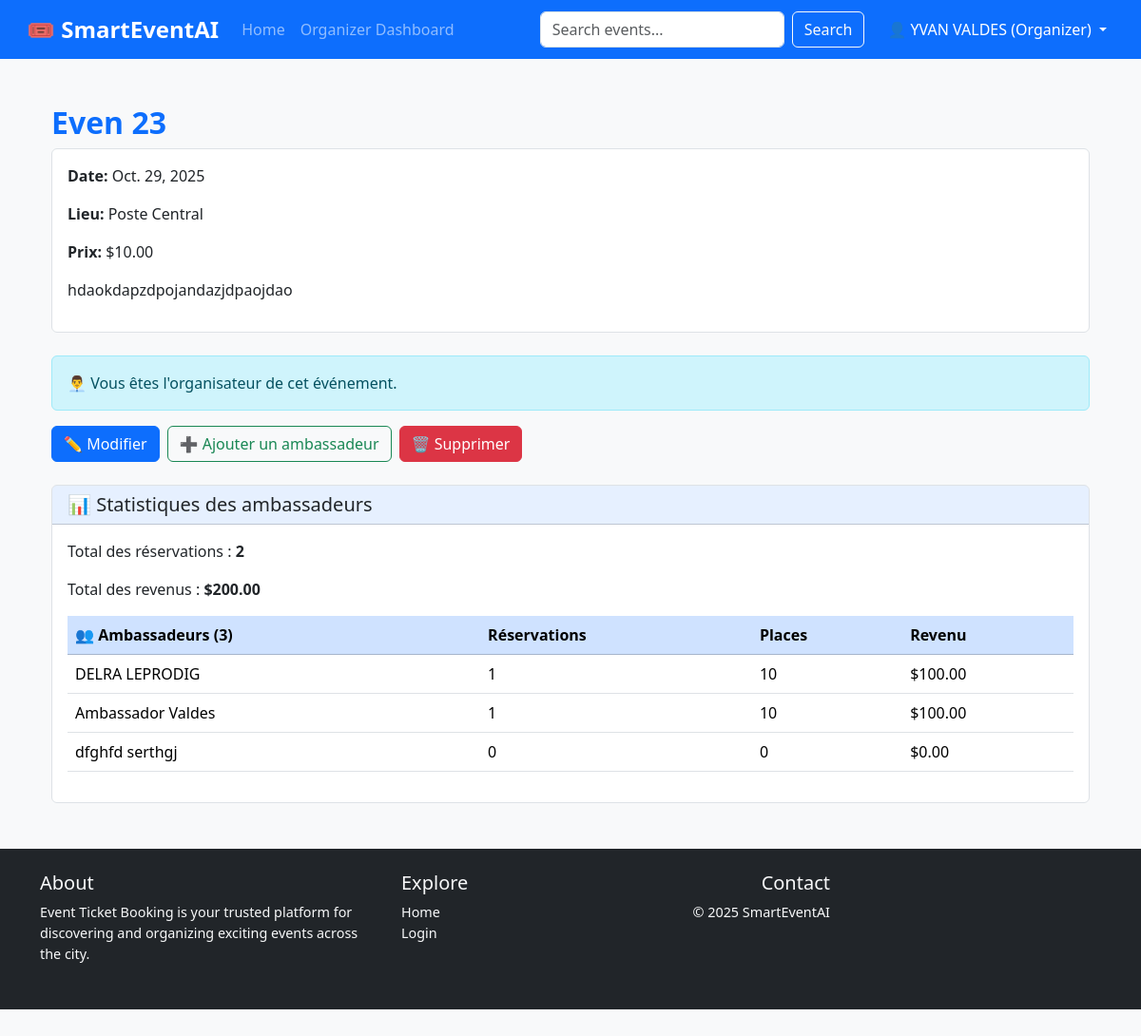
Page /event/secured/o0tJOJ6n3B1QAJKFpsfVIfECb93n6YN6/8/ (signed in) on the committed database.
### user_service/models.py (models this page shows, shortened)
class UserProfile(models.Model):
    ROLE_CHOICES = [
        ('attendee', 'Attendee'),
        ('organizer', 'Organizer'),
        ('ambassador', 'Ambassador'),
    ]
    user = models.OneToOneField(User, on_delete=models.CASCADE)
    role = models.CharField(max_length=20, choices=ROLE_CHOICES)
    secure_token = models.CharField(
        max_length=64,
        unique=True,
        default=generate_secure_token,
        editable=False
    )
    created_at = models.DateTimeField(auto_now_add=True)
    total_tickets_reserved = models.PositiveIntegerField(default=0)
    deleted_events_count = models.PositiveIntegerField(default=0)
    @property
    def full_name(self):
        return f"{self.user.get_full_name()}"

### event_service/models.py (models this page shows, shortened)
class Event(models.Model):
    title = models.CharField(max_length=200)
    description = models.TextField()
    location = models.CharField(max_length=200)
    date = models.DateField()
    ticket_price = models.DecimalField(max_digits=8, decimal_places=2, default=0.00)
    available_tickets = models.PositiveIntegerField(default=0)
    organizer = models.ForeignKey(User, on_delete=models.CASCADE)
    created_at = models.DateTimeField(auto_now_add=True)
    is_deleted = models.BooleanField(default=False)
    ambassadors = models.ManyToManyField(User, blank=True, related_name='ambassador_events')

### Event_Ticket_Booking_System/views.py (the view, shortened to what this page needs)
# urls.py: path('event/secured/<str:secure_token>/<int:event_id>/', event_secure_detail, name='event_secure_detail'),
@login_required
def event_secure_detail(request, secure_token, event_id):
    profile = get_object_or_404(UserProfile, secure_token=secure_token)
    if request.user != profile.user:
        return render(request, 'access_denied.html', status=403)
    event = get_object_or_404(Event, id=event_id)
    user = request.user
    is_organizer = profile.role == 'organizer'
    is_ambassador = profile.role == 'ambassador'
    if not (is_organizer or is_ambassador):
        return render(request, 'access_denied.html', status=403)
    if is_organizer:
        reservations = event.reservation_set.all()
    elif is_ambassador:
        reservations = event.reservation_set.filter(ambassador=user)
    else:
        reservations = Reservation.objects.none()
    context = {
        'event': event,
        'is_organizer': is_organizer,
        'is_ambassador': is_ambassador,
        'reservations': reservations,
        "secure_token": secure_token
    }
    if is_organizer:
        ambassadors = event.ambassadors.all()
        eligible_ambassadors = User.objects.filter(
            userprofile__role="ambassador"
        ).exclude(
            id__in=ambassadors.values_list('id', flat=True)
        )
        ambassador_stats = []
        for ambassador in ambassadors:
            ambassador_reservations = Reservation.objects.filter(
                event=event,
                ambassador=ambassador
            )
            count = ambassador_reservations.count()
            total_places = ambassador_reservations.aggregate(total=Sum('quantity'))['total'] or 0
            total_revenue = ambassador_reservations.aggregate(total=Sum('total_price'))['total'] or 0
            ambassador_stats.append({
                'user': ambassador,
                'reservations_count': count,
                'places': total_places,
                'revenue': total_revenue,
            })
        ambassador_stats.sort(key=lambda x: x['places'], reverse=True)
        total_reservations = Reservation.objects.filter(event=event).count()
        total_revenue = Reservation.objects.filter(event=event).aggregate(
            total=Sum('total_price')
        )['total'] or 0
        context.update({
            'ambassadors': ambassador_stats,  # ✅ maintenant avec stats
            'eligible_ambassadors': eligible_ambassadors,
            'today': date.today().isoformat(),
            'max_date': (date.today() + timedelta(days=3 * 365)).isoformat(),
            'total_reservations': total_reservations,
            'total_revenue': total_revenue,
        })
    return render(request, 'view_detail_event.html', context)

### templates/view_detail_event.html (shortened to what this page needs)
{% extends 'base.html' %}
{% block content %}
<div class="container my-5">
  <h2>{{ event.title }}</h2>
  <div class="card mb-4">
    <div class="card-body">
      <p><strong>Date:</strong> {{ event.date }}</p>
      <p><strong>Lieu:</strong> {{ event.location }}</p>
      <p><strong>Prix:</strong> ${{ event.ticket_price }}</p>
      <p>{{ event.description }}</p>
    </div>
  </div>
  {% if is_organizer %}
    <div class="alert alert-info">
      👨‍💼 Vous êtes l'organisateur de cet événement.
    </div>
    <div class="d-grid gap-2 d-md-flex justify-content-md-start mb-4">
      <button class="btn btn-primary" data-bs-toggle="modal" data-bs-target="#editModal">✏️ Modifier</button>
      <button class="btn btn-outline-success" data-bs-toggle="modal" data-bs-target="#addAmbassadorModal">➕ Ajouter un ambassadeur</button>
      <button class="btn btn-danger delete-btn" data-id="{{ event.id }}">🗑️ Supprimer</button>
    </div>
    <div class="card">
      <div class="card-header bg-primary bg-opacity-10">
        <h5 class="mb-0">📊 Statistiques des ambassadeurs</h5>
      </div>
      <div class="card-body">
        <p>Total des réservations : <strong>{{ total_reservations }}</strong></p>
        <p>Total des revenus : <strong>${{ total_revenue|floatformat:2 }}</strong></p>
        <table class="table table-hover">
            <thead class="table table-primary">
              <tr>
                <th>👥 Ambassadeurs ({{ event.ambassadors.count }})</th>
                <th>Réservations</th>
                <th>Places</th>
                <th>Revenu</th>
              </tr>
            </thead>
          <tbody>
            {% if ambassadors %}
              {% for user in ambassadors %}
                <tr>
                  <td>{{ user.user.userprofile.full_name }}</td>
                  <td>{{ user.reservations_count }}</td>
                  <td>{{ user.places }}</td>
                  <td>${{ user.revenue|floatformat:2 }}</td>
                </tr>
              {% endfor %}
            {% else %}
              <p class="text-muted">Aucun ambassadeur éligible trouvé.</p>
            {% endif %}
          </tbody>
        </table>
      </div>
    </div>
  {% endif %}
</div>
{% endblock %}

### templates/base.html (shortened to what this page needs)
{% load static %}
<!DOCTYPE html>
<html lang="en">
<head>
  <link href="https://cdn.jsdelivr.net/npm/bootstrap@5.3.2/dist/css/bootstrap.min.css" rel="stylesheet" />
  <link rel="stylesheet" href="{% static 'css/style.css' %}" />
</head>
<body>
  <nav class="navbar navbar-expand-lg navbar-dark bg-primary px-3">
    <div class="container-fluid">
      <a class="navbar-brand" href="/">🎟️ SmartEventAI</a>
      <div class="collapse navbar-collapse" id="navbarContent">
        <ul class="navbar-nav me-auto mb-2 mb-lg-0">
          <li class="nav-item"><a class="nav-link" href="/">Home</a></li>
          {% if request.user.is_authenticated %}
            {% if request.user.userprofile.role == 'organizer' %}
              <li class="nav-item">
                <a class="nav-link" href="{% url 'organizer-dashboard' secure_token=request.user.userprofile.secure_token %}">Organizer Dashboard</a>
              </li>
            {% elif request.user.is_superuser %}
              <li class="nav-item">
                <a class="nav-link" href="{% url 'supervisor-panel' %}">Supervisor Panel</a>
              </li>
            {% endif %}
          {% endif %}
        </ul>
        <form class="d-flex me-3" method="get" action="/search/">
          <input class="form-control me-2" type="search" name="q" placeholder="Search events..." aria-label="Search" />
          <button class="btn btn-outline-light" type="submit">Search</button>
        </form>
        <ul class="navbar-nav">
          {% if request.user.is_authenticated %}
            <li class="nav-item dropdown">
              <a class="nav-link dropdown-toggle text-white" href="#" role="button" data-bs-toggle="dropdown">
                👤 {{ request.user.first_name }} ({{ request.user.userprofile.role|capfirst }})
              </a>
            </li>
          {% else %}
            <li class="nav-item"><a class="nav-link" href="{% url 'login' %}">Login</a></li>
            <li class="nav-item"><a class="nav-link" href="{% url 'register' %}">Register</a></li>
            <li class="nav-item">
              <span class="nav-link disabled text-white-50">👤 Not Yet Registered</span>
            </li>
          {% endif %}
        </ul>
      </div>
    </div>
  </nav>
  <main class="container mt-4">
    {% block content %}{% endblock %}
  </main>
  <footer class="bg-dark text-light mt-5 pt-4 pb-3">
    <div class="container">
      <div class="row">
        <div class="col-sm-6 col-md-4 mb-3">
          <h5>About</h5>
          <p>Event Ticket Booking is your trusted platform for discovering and organizing exciting events across the city.</p>
        </div>
        <div class="col-sm-6 col-md-2 mb-3">
          <h5>Explore</h5>
          <ul class="list-unstyled">
            <li><a href="/" class="text-light">Home</a></li>
            <li><a href="{% url 'login' %}" class="text-light">Login</a></li>
          </ul>
        </div>
        <div class="col-sm-6 col-md-3 text-md-end">
          <h5>Contact</h5>
          <p>&copy; 2025 SmartEventAI</p>
        </div>
      </div>
    </div>
  </footer>
</body>
</html>

### static/css/style.css (style rules this page uses)
body { background-color: #f8f9fa; font-family: 'Segoe UI', Tahoma, Geneva, Verdana, sans-serif; margin: 0; padding-bottom: 70px; }
h1, h2, h3, h4 { font-weight: 600; color: #0d6efd; }
a { text-decoration: none; }
.navbar-brand { font-weight: bold; font-size: 1.5rem; }
footer { font-size: 0.9rem; background-color: #212529; color: #f8f9fa; }
footer a { color: #f8f9fa; }
.card { border: 1px solid #dee2e6; transition: transform 0.2s ease-in-out; }
.btn-primary { background-color: #0d6efd; border-color: #0d6efd; }

### rows in the picture
Event: title "Even 23", date "Oct. 29, 2025", location "Poste Central", ticket_price "10.00", description "hdaokdapzdpojandazjdpaojdao", ambassadors.count "3"

### other values in the picture
{{ request.user.first_name }} "YVAN VALDES"
{{ request.user.userprofile.role|capfirst }} "Organizer"
{{ total_reservations }} "2"
{{ total_revenue|floatformat:2 }} "200.00"
{{ user.user.userprofile.full_name }} "DELRA LEPRODIG"
{{ user.reservations_count }} "1"
{{ user.places }} "10"
{{ user.revenue|floatformat:2 }} "100.00"
{{ user.user.userprofile.full_name }} "Ambassador Valdes"
{{ user.user.userprofile.full_name }} "dfghfd serthgj"
{{ user.reservations_count }} "0"
{{ user.places }} "0"
{{ user.revenue|floatformat:2 }} "0.00"
